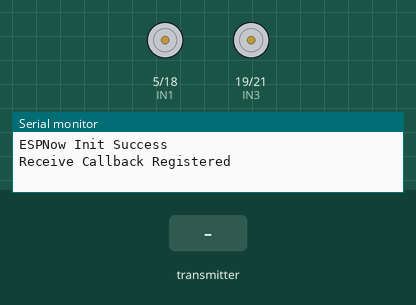
Recording of a sketch running on a simulated ESP32. On the bench: motor-driver pin pairs drawn as motors (green arrow = first pin HIGH = forward, orange = second pin HIGH = backward, longer = more drive), the last lines printed to the serial monitor. The inputs (shaded band) are chosen by the test bench.

Above: at 1.2 s.
1.3 s: the transmitter starts sending xAxisValue = 0
At 1.4 s:
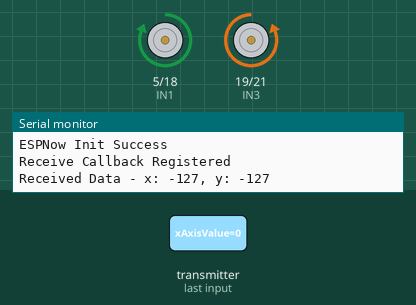
4.3 s: the transmitter starts sending yAxisValue = 128
7.3 s: the transmitter starts sending xAxisValue = 255
10.3 s: the transmitter starts sending yAxisValue = 255
13.3 s: the transmitter starts sending yAxisValue = 0
Timing chart, 0 to 17.3 s (numbered marks = the images above; inputs shaded):
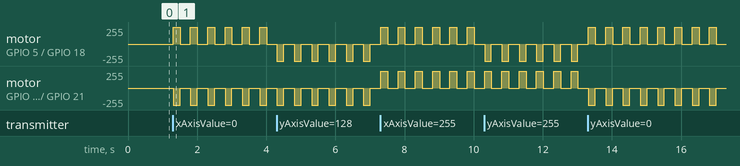

Measured:
- after the input at 1.3 s, motor on GPIO 5 (IN1) / GPIO 18 (IN2): alternates forward 255/255 for 0.20 s and stopped for 0.30 s, starting at once; motor on GPIO 19 (IN3) / GPIO 21 (IN4): alternates backward 255/255 for 0.20 s and stopped for 0.30 s, starting at once

The sketch:

Receiver.ino
```cpp
#include <esp_now.h>
#include <WiFi.h>

#define IN1 5
#define IN2 18
#define IN3 19
#define IN4 21
#define CHANNEL 1

bool front = false;
bool back = false;
bool left = false;
bool right = false;
bool carIsStopped = true;

// Offset values for calibration
const int xOffset = 127;
const int yOffset = 127;

// Timeout settings
unsigned long lastReceivedTime = 0;
const unsigned long timeout = 200;  // Timeout period in milliseconds

typedef struct {
  byte xAxisValue;
  byte yAxisValue;
} PacketData;

PacketData data;

void InitESPNow() {
  WiFi.disconnect();
  if (esp_now_init() == ESP_OK) {
    Serial.println("ESPNow Init Success");
  } else {
    Serial.println("ESPNow Init Failed");
    ESP.restart();
  }
}

void configDeviceAP() {
  String ssid = "slave_" + String((uint32_t)ESP.getEfuseMac(), HEX);
  WiFi.softAP(ssid.c_str(), "Slave_Password", CHANNEL, 0);
  Serial.print("AP Config Success. Broadcasting with SSID: ");
  Serial.println(ssid);
}

void OnDataRecv(const esp_now_recv_info_t *info, const uint8_t *incomingData, int len) {
  memcpy(&data, incomingData, sizeof(data));

  // Update the last received time
  lastReceivedTime = millis();

  // Apply offsets to center the values around 127 (idle position)
  int xAdjusted = data.xAxisValue - xOffset;
  int yAdjusted = data.yAxisValue - yOffset;

  Serial.printf("Received Data - x: %d, y: %d\n", xAdjusted, yAdjusted);

  // Adjust thresholds to define movement directions based on calibrated values
  front = yAdjusted > 23;   // Adjust threshold as needed
  back = yAdjusted < -23;
  left =  xAdjusted > 23;
  right =  xAdjusted < -23;
  carIsStopped = false;
}

void setup() {
  Serial.begin(115200);
  Serial.println("ESP-NOW Receiver Initialized");

  pinMode(IN1, OUTPUT);
  pinMode(IN2, OUTPUT);
  pinMode(IN3, OUTPUT);
  pinMode(IN4, OUTPUT);

  carStop();

  WiFi.mode(WIFI_AP);
  configDeviceAP();
  InitESPNow();
  esp_now_register_recv_cb(OnDataRecv);
  Serial.println("Receive Callback Registered");
}

void loop() {
  // Check for timeout
  if (millis() - lastReceivedTime > timeout) {
    if (!carIsStopped) {
      carStop();
      carIsStopped = true;
    }
  } else {
    if (front) {
      carforward();
    } else if (back) {
      carbackward();
    } else if (left) {
      carturnleft();
    } else if (right) {
      carturnright();
    } else if (!carIsStopped) {
      carStop();
      carIsStopped = true;
    }
  }
  delay(100);
}

void carforward() {
  digitalWrite(IN1, LOW);
  digitalWrite(IN2, HIGH);
  digitalWrite(IN3, HIGH);
  digitalWrite(IN4, LOW);
}

void carbackward() {
  digitalWrite(IN1, HIGH);
  digitalWrite(IN2, LOW);
  digitalWrite(IN3, LOW);
  digitalWrite(IN4, HIGH);
}

void carturnleft() {
  digitalWrite(IN1, HIGH);
  digitalWrite(IN2, LOW);
  digitalWrite(IN3, HIGH);
  digitalWrite(IN4, LOW);
  Serial.println("Car Turning Left");
}

void carturnright() {
  digitalWrite(IN1, LOW);
  digitalWrite(IN2, HIGH);
  digitalWrite(IN3, LOW);
  digitalWrite(IN4, HIGH);
}

void carStop() {
  digitalWrite(IN1, LOW);
  digitalWrite(IN2, LOW);
  digitalWrite(IN3, LOW);
  digitalWrite(IN4, LOW);
}
```
